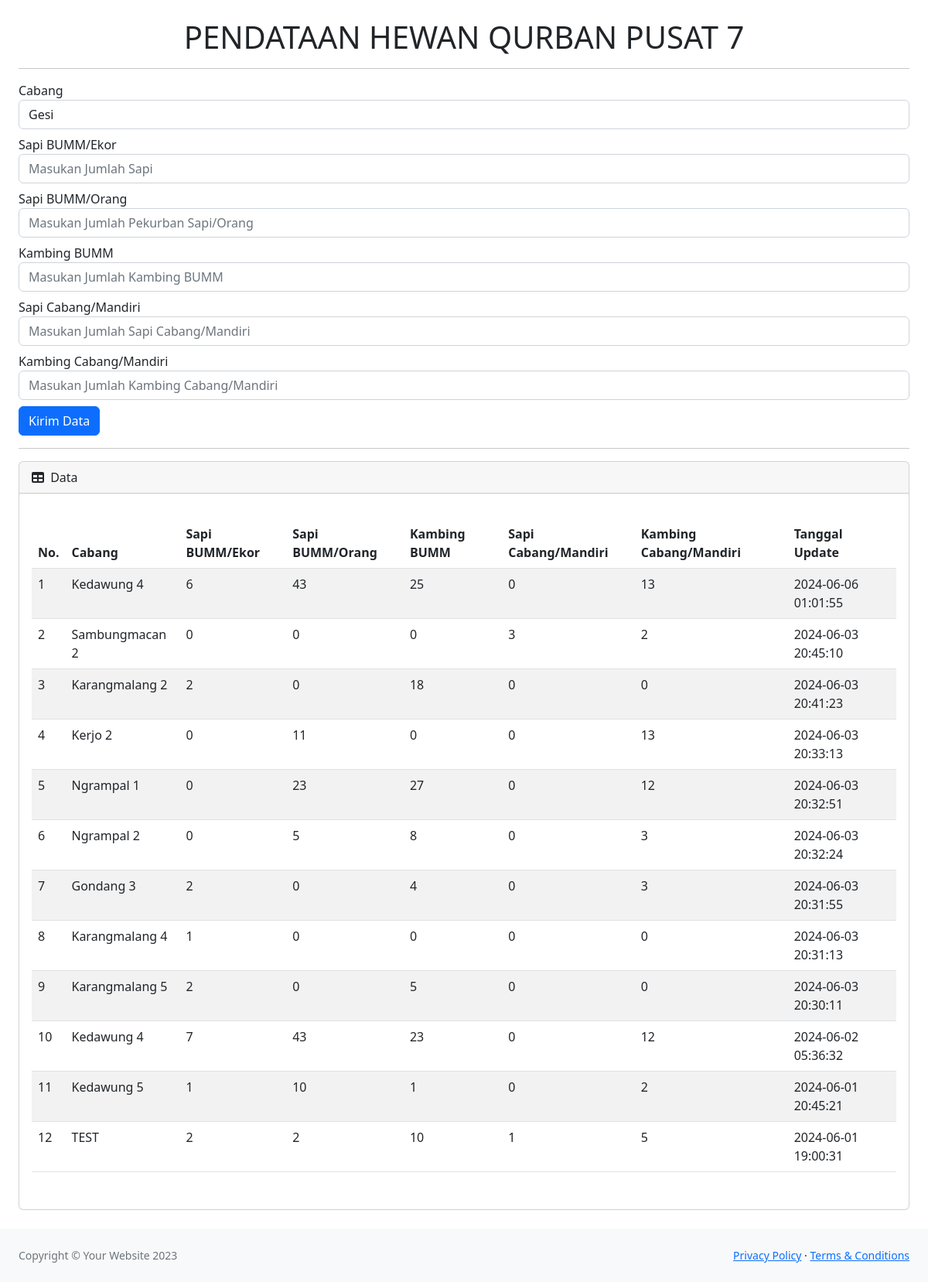
Page /pendataan.php on the committed database.
### tables this page shows
CREATE TABLE `pendataan` (
  `id` int(11) NOT NULL AUTO_INCREMENT,
  `cabang` varchar(100) NOT NULL,
  `sapi_bumm` int(11) DEFAULT NULL,
  `sapib_bumm` int(11) DEFAULT NULL,
  `kambing_bumm` int(11) DEFAULT NULL,
  `sapi_cabang` int(11) DEFAULT NULL,
  `kambing_cabang` int(11) DEFAULT NULL,
  `status` varchar(255) DEFAULT NULL,
  `date_input` datetime DEFAULT current_timestamp(),
  PRIMARY KEY (`id`)
);

### db/db.php (called while the page is built, shortened)
<?php
$koneksi = mysqli_connect("localhost", "kira", "jancok1234", "db_mahasiswa");
function query($query)
{
    global $koneksi;
    $result = mysqli_query($koneksi, $query);
    $rows = [];
    while ($row = mysqli_fetch_assoc($result)) {
        $rows[] = $row;
    }
    return $rows;
}
$view_cabang = query("SELECT * FROM datacabang ORDER BY cabang ASC");
$view_pendataan = query("SELECT * FROM pendataan ORDER BY date_input DESC");
?>

### pendataan.php (the view, shortened to what this page needs)
<?php
require 'db/db.php';
require 'db/controler.php';
?>
<!DOCTYPE html>
<html lang="en">
    <head>
        <link href="https://cdn.jsdelivr.net/npm/simple-datatables@7.1.2/dist/style.min.css" rel="stylesheet" />
        <link href="css/styles.css" rel="stylesheet" />
    </head>
    <body class="sb-nav-fixed">
        <main>
            <div class="container-fluid px-4">
                <h1 class="mt-4 text-center">PENDATAAN HEWAN QURBAN PUSAT 7</h1>
                <hr>
                <div class="form-row">
                    <div class="col-md">
                        <form action="" method="post" enctype="multipart/form-data">
                            <div class="form-group">
                                <label for="cabang">Cabang</label>
                                <div class="form-group">
                                    <select id="cabang" name="cabang" class="form-control">
                                        <?php foreach ($view_cabang as $row) : ?>
                                        <option value="<?= $row['cabang']; ?>"><?= $row['cabang']; ?>
                                        </option>
                                        <?php endforeach; ?>
                                    </select>
                                </div>
                            </div>
                            <div class="form-group my-2">
                                <label for="sapi_bumm">Sapi BUMM/Ekor</label>
                                <input type="text" class="form-control" id="sapi_bumm" name="sapi_bumm"
                                    placeholder="Masukan Jumlah Sapi">
                            </div>
                            <div class="form-group my-2">
                                <label for="sapib_bumm">Sapi BUMM/Orang</label>
                                <input type="text" class="form-control" id="sapib_bumm" name="sapib_bumm"
                                    placeholder="Masukan Jumlah Pekurban Sapi/Orang">
                            </div>
                            <div class="form-group my-2">
                                <label for="kambing_bumm">Kambing BUMM</label>
                                <input type="text" class="form-control" id="kambing_bumm" name="kambing_bumm"
                                    placeholder="Masukan Jumlah Kambing BUMM">
                            </div>
                            <div class="form-group my-2">
                                <label for="sapi_cabang">Sapi Cabang/Mandiri</label>
                                <input type="text" class="form-control" id="sapi_cabang" name="sapi_cabang"
                                    placeholder="Masukan Jumlah Sapi Cabang/Mandiri">
                            </div>
                            <div class="form-group my-2">
                                <label for="kambing_cabang">Kambing Cabang/Mandiri</label>
                                <input type="text" class="form-control" id="kambing_cabang" name="kambing_cabang"
                                    placeholder="Masukan Jumlah Kambing Cabang/Mandiri">
                            </div>
                            <button type="submit" class="btn btn-primary" name="simpan">Kirim Data</button>
                        </form>
                    </div>
                </div>
                <hr>
                <div class="card mb-4">
                    <div class="card-header">
                        <i class="fas fa-table me-1"></i>
                        Data
                    </div>
                    <div class="card-body">
                        <div class="row my-3">
                            <div class="col-md">
                                <table id="datatablesSimple"
                                    class="table table-striped table-responsive table-hover text-left"
                                    style="width:100%">
                                    <thead>
                                        <tr>
                                            <th>No.</th>
                                            <th>Cabang</th>
                                            <th>Sapi BUMM/Ekor</th>
                                            <th>Sapi BUMM/Orang</th>
                                            <th>Kambing BUMM</th>
                                            <th>Sapi Cabang/Mandiri</th>
                                            <th>Kambing Cabang/Mandiri</th>
                                            <th>Tanggal Update</th>
                                        </tr>
                                    </thead>
                                    <tbody>
                                        <?php $no = 1; ?>
                                        <?php foreach ($view_pendataan as $row) : ?>
                                        <tr>
                                            <td><?= $no++; ?></td>
                                            <td><?= $row['cabang']; ?></td>
                                            <td><?= $row['sapi_bumm']; ?></td>
                                            <td><?= $row['sapib_bumm']; ?></td>
                                            <td><?= $row['kambing_bumm']; ?></td>
                                            <td><?= $row['sapi_cabang']; ?></td>
                                            <td><?= $row['kambing_cabang']; ?></td>
                                            <td><?= $row['date_input']; ?></td>
                                        </tr>
                                        <?php endforeach; ?>
                                    </tbody>
                                </table>
                            </div>
                        </div>
                    </div>
                </div>
            </div>
        </main>
        <footer class="py-4 bg-light mt-auto">
            <div class="container-fluid px-4">
                <div class="d-flex align-items-center justify-content-between small">
                    <div class="text-muted">Copyright &copy; Your Website 2023</div>
                    <div>
                        <a href="#">Privacy Policy</a>
                        &middot;
                        <a href="#">Terms &amp; Conditions</a>
                    </div>
                </div>
            </div>
        </footer>
    </body>
</html>

### rows in the picture
pendataan: cabang "Kedawung 4", sapi_bumm "6", sapib_bumm "43", kambing_bumm "25", sapi_cabang "0", kambing_cabang "13", date_input "2024-06-06 01:01:55"
pendataan: cabang "Sambungmacan 2", sapi_bumm "0", sapib_bumm "0", kambing_bumm "0", sapi_cabang "3", kambing_cabang "2", date_input "2024-06-03 20:45:10"
pendataan: cabang "Karangmalang 2", sapi_bumm "2", sapib_bumm "0", kambing_bumm "18", sapi_cabang "0", kambing_cabang "0", date_input "2024-06-03 20:41:23"
pendataan: cabang "Kerjo 2", sapi_bumm "0", sapib_bumm "11", kambing_bumm "0", sapi_cabang "0", kambing_cabang "13", date_input "2024-06-03 20:33:13"
pendataan: cabang "Ngrampal 1", sapi_bumm "0", sapib_bumm "23", kambing_bumm "27", sapi_cabang "0", kambing_cabang "12", date_input "2024-06-03 20:32:51"
pendataan: cabang "Ngrampal 2", sapi_bumm "0", sapib_bumm "5", kambing_bumm "8", sapi_cabang "0", kambing_cabang "3", date_input "2024-06-03 20:32:24"
pendataan: cabang "Gondang 3", sapi_bumm "2", sapib_bumm "0", kambing_bumm "4", sapi_cabang "0", kambing_cabang "3", date_input "2024-06-03 20:31:55"
pendataan: cabang "Karangmalang 4", sapi_bumm "1", sapib_bumm "0", kambing_bumm "0", sapi_cabang "0", kambing_cabang "0", date_input "2024-06-03 20:31:13"
pendataan: cabang "Karangmalang 5", sapi_bumm "2", sapib_bumm "0", kambing_bumm "5", sapi_cabang "0", kambing_cabang "0", date_input "2024-06-03 20:30:11"
pendataan: cabang "Kedawung 4", sapi_bumm "7", sapib_bumm "43", kambing_bumm "23", sapi_cabang "0", kambing_cabang "12", date_input "2024-06-02 05:36:32"
pendataan: cabang "Kedawung 5", sapi_bumm "1", sapib_bumm "10", kambing_bumm "1", sapi_cabang "0", kambing_cabang "2", date_input "2024-06-01 20:45:21"
pendataan: cabang "TEST", sapi_bumm "2", sapib_bumm "2", kambing_bumm "10", sapi_cabang "1", kambing_cabang "5", date_input "2024-06-01 19:00:31"

### other values in the picture
form field cabang "Gesi"
